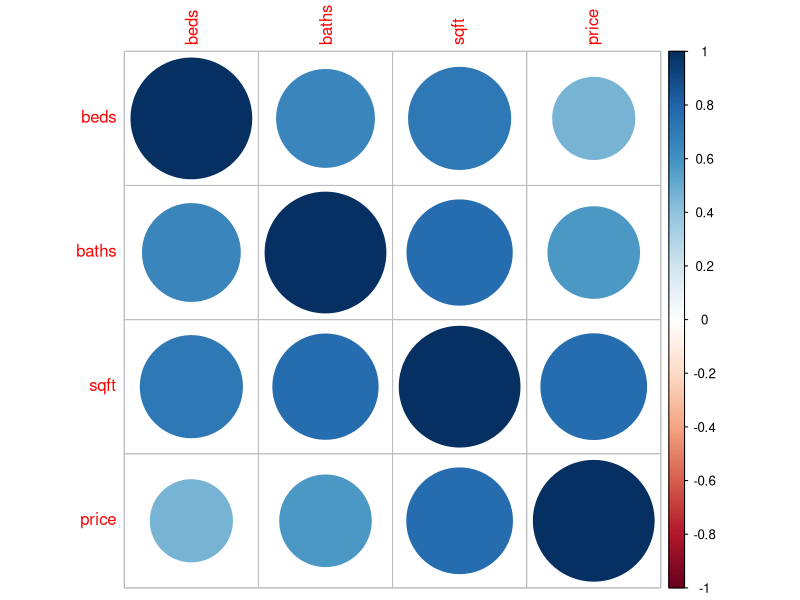

Write the R code that produced this figure.
## ---- chunk 1
knitr::opts_chunk$set(echo = TRUE)
library(caret)
## ---- chunk 2
data("Sacramento")
data = Sacramento[,c(1,3:7)] 
correlation = cor(data[,c(2,3,4,6)])
corrplot::corrplot(correlation) 
#Square foot of the house has biggest correlation with price, 
#and a similarly large correlation with the other quantitative 
#variables as well. 

## ---- chunk 3
dummy = dummyVars(price~., data) 
#In this example, we are using Price as the response variavle. 
#The period refers to all other variables in the data frame. 
#In this case, they are all categorical variables, 
#and can be converted to dummy variables. 
data2 = predict(dummy, newdata=data) 
#This creates a new dataset with dummy variables only. 
#Note: it takes out Price. 
## ---- chunk 4
set.seed(8)
trainIndex = createDataPartition(data$city, p=0.8, list=FALSE)
training = data[trainIndex,]
testing = data[-trainIndex,]
